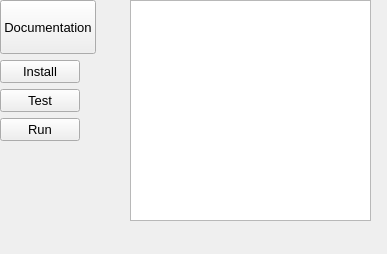
<?xml version="1.0" encoding="UTF-8"?>
<ui version="4.0">
 <class>apps_form</class>
 <widget class="QWidget" name="apps_form">
  <property name="geometry">
   <rect>
    <x>0</x>
    <y>0</y>
    <width>387</width>
    <height>254</height>
   </rect>
  </property>
  <property name="windowTitle">
   <string>Form</string>
  </property>
  <widget class="QWidget" name="formLayoutWidget">
   <property name="geometry">
    <rect>
     <x>0</x>
     <y>0</y>
     <width>123</width>
     <height>141</height>
    </rect>
   </property>
   <layout class="QFormLayout" name="formLayout">
    <item row="0" column="0">
     <widget class="QPushButton" name="documentationButton">
      <property name="sizePolicy">
       <sizepolicy hsizetype="Expanding" vsizetype="Expanding">
        <horstretch>0</horstretch>
        <verstretch>0</verstretch>
       </sizepolicy>
      </property>
      <property name="font">
       <font>
        <pointsize>10</pointsize>
       </font>
      </property>
      <property name="text">
       <string>Documentation</string>
      </property>
     </widget>
    </item>
    <item row="1" column="0">
     <widget class="QPushButton" name="installButton">
      <property name="maximumSize">
       <size>
        <width>85</width>
        <height>30</height>
       </size>
      </property>
      <property name="font">
       <font>
        <pointsize>10</pointsize>
       </font>
      </property>
      <property name="text">
       <string>Install</string>
      </property>
     </widget>
    </item>
    <item row="2" column="0">
     <widget class="QPushButton" name="testButton">
      <property name="font">
       <font>
        <pointsize>10</pointsize>
       </font>
      </property>
      <property name="text">
       <string>Test</string>
      </property>
     </widget>
    </item>
    <item row="3" column="0">
     <widget class="QPushButton" name="runButton">
      <property name="font">
       <font>
        <pointsize>10</pointsize>
       </font>
      </property>
      <property name="text">
       <string>Run</string>
      </property>
     </widget>
    </item>
   </layout>
  </widget>
  <widget class="QWidget" name="horizontalLayoutWidget">
   <property name="geometry">
    <rect>
     <x>130</x>
     <y>0</y>
     <width>241</width>
     <height>221</height>
    </rect>
   </property>
   <layout class="QHBoxLayout" name="horizontalLayout">
    <item>
     <widget class="QTextBrowser" name="textBrowser"/>
    </item>
   </layout>
  </widget>
 </widget>
 <resources/>
 <connections/>
</ui>
